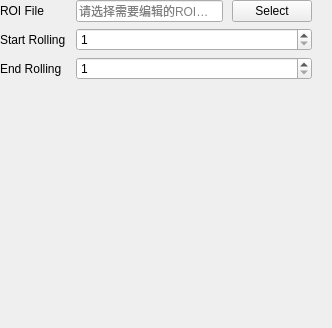
                   <widget class="QWidget" name="scrollAreaWidgetContents_4">
                    <property name="geometry">
                     <rect>
                      <x>0</x>
                      <y>0</y>
                      <width>332</width>
                      <height>328</height>
                     </rect>
                    </property>
                    <layout class="QFormLayout" name="formLayout_5">
                     <property name="horizontalSpacing">
                      <number>10</number>
                     </property>
                     <property name="verticalSpacing">
                      <number>6</number>
                     </property>
                     <property name="leftMargin">
                      <number>0</number>
                     </property>
                     <property name="topMargin">
                      <number>0</number>
                     </property>
                     <property name="rightMargin">
                      <number>20</number>
                     </property>
                     <property name="bottomMargin">
                      <number>0</number>
                     </property>
                     <item row="0" column="0">
                      <widget class="QLabel" name="ROI_File_Label">
                       <property name="font">
                        <font>
                         <family>Microsoft YaHei UI</family>
                         <pointsize>9</pointsize>
                         <bold>false</bold>
                        </font>
                       </property>
                       <property name="text">
                        <string>ROI File</string>
                       </property>
                      </widget>
                     </item>
                     <item row="0" column="1">
                      <layout class="QHBoxLayout" name="ROI_File_Layout">
                       <property name="spacing">
                        <number>9</number>
                       </property>
                       <item>
                        <widget class="QLineEdit" name="ROI_File_LineEdit">
                         <property name="enabled">
                          <bool>true</bool>
                         </property>
                         <property name="sizePolicy">
                          <sizepolicy hsizetype="Preferred" vsizetype="Fixed">
                           <horstretch>0</horstretch>
                           <verstretch>0</verstretch>
                          </sizepolicy>
                         </property>
                         <property name="minimumSize">
                          <size>
                           <width>0</width>
                           <height>0</height>
                          </size>
                         </property>
                         <property name="focusPolicy">
                          <enum>Qt::StrongFocus</enum>
                         </property>
                         <property name="readOnly">
                          <bool>true</bool>
                         </property>
                         <property name="placeholderText">
                          <string>请选择需要编辑的ROI文件</string>
                         </property>
                        </widget>
                       </item>
                       <item>
                        <widget class="QPushButton" name="ROI_File_Button">
                         <property name="sizePolicy">
                          <sizepolicy hsizetype="Maximum" vsizetype="Fixed">
                           <horstretch>0</horstretch>
                           <verstretch>0</verstretch>
                          </sizepolicy>
                         </property>
                         <property name="focusPolicy">
                          <enum>Qt::WheelFocus</enum>
                         </property>
                         <property name="text">
                          <string>Select</string>
                         </property>
                        </widget>
                       </item>
                      </layout>
                     </item>
                     <item row="1" column="0">
                      <widget class="QLabel" name="Start_Rolling_Label">
                       <property name="minimumSize">
                        <size>
                         <width>0</width>
                         <height>0</height>
                        </size>
                       </property>
                       <property name="maximumSize">
                        <size>
                         <width>16777215</width>
                         <height>16777215</height>
                        </size>
                       </property>
                       <property name="font">
                        <font>
                         <family>Microsoft YaHei UI</family>
                         <pointsize>9</pointsize>
                         <bold>false</bold>
                        </font>
                       </property>
                       <property name="frameShape">
                        <enum>QFrame::NoFrame</enum>
                       </property>
                       <property name="frameShadow">
                        <enum>QFrame::Raised</enum>
                       </property>
                       <property name="text">
                        <string>Start Rolling</string>
                       </property>
                       <property name="textFormat">
                        <enum>Qt::PlainText</enum>
                       </property>
                      </widget>
                     </item>
                     <item row="2" column="0">
                      <widget class="QLabel" name="End_Rolling_Label">
                       <property name="minimumSize">
                        <size>
                         <width>0</width>
                         <height>0</height>
                        </size>
                       </property>
                       <property name="maximumSize">
                        <size>
                         <width>16777215</width>
                         <height>16777215</height>
                        </size>
                       </property>
                       <property name="font">
                        <font>
                         <family>Microsoft YaHei UI</family>
                         <pointsize>9</pointsize>
                         <bold>false</bold>
                        </font>
                       </property>
                       <property name="frameShape">
                        <enum>QFrame::NoFrame</enum>
                       </property>
                       <property name="frameShadow">
                        <enum>QFrame::Raised</enum>
                       </property>
                       <property name="text">
                        <string>End Rolling</string>
                       </property>
                      </widget>
                     </item>
                     <item row="2" column="1">
                      <widget class="QSpinBox" name="End_Rolling_SpinBox">
                       <property name="minimum">
                        <number>1</number>
                       </property>
                       <property name="maximum">
                        <number>32</number>
                       </property>
                      </widget>
                     </item>
                     <item row="1" column="1">
                      <widget class="QSpinBox" name="Start_Rolling_SpinBox">
                       <property name="minimum">
                        <number>1</number>
                       </property>
                       <property name="maximum">
                        <number>32</number>
                       </property>
                      </widget>
                     </item>
                    </layout>
                   </widget>
